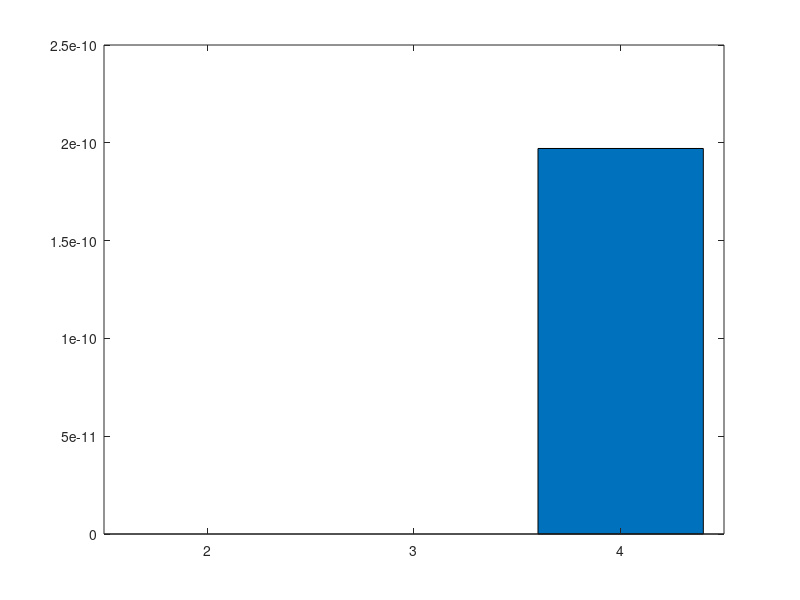

MATLAB code to generate this figure: (Note: this script raises an error after producing the figure.)
clc
clear all
close all

%zad 1

format short

a = 0.2 + 0.2 + 0.2;

a == 0.6;

format long e

a = 0.2 + 0.2 + 0.2;

a == 0.6;

%rożnica w zaaokrąglaniu bitów + to nie są liczby maszynowe

%zad 2

x = [exp(1), -pi, sqrt(2), -psi(1), log10(2)];
y = [1486.2497, 878366.9879, -22.37492, 4773714.647, 0.000185049];

n = x * y';
dot(x, y) %oba robią to samo

m = sum(x.*y);

v = 0;

for i = 1 : 5
    v = v + (x(i) * y(i));
end

b = 0;

for j = 5 : -1 : 1
    b = b + (x(j) * y(j));
end

e1 = abs(n - m);
e2 = abs(n - v);
e3 = abs(n - b);

bar(2:4, [e1,e2,e3]);

close all

%zad 3

format long e

x = 29/13
y = 29 - 13*x
x1 = 29/1300
y1 = 29 - 1300*x1
%komputer przekształcając liczby na bity zaokrągla wyniki

%zad 4 
k = 4:1:10;
x = 10.^k;

f = single(sqrt(1+x.^2));

w1 = single(x - f)
w2 = single(-1./(x+f))

format short

k = 4:1:10;
x = 10.^k;

f = double(sqrt(1+x.^2));

w1 = double(x - f)
w2 = double(-1./(x+f))

%różnią się

%zad 5

d = 10^-3;
x = 2-d:0.000002:2+d;

fa = wielomian1(x);

fb = wielomian2(x);

y = 2;

figure
hold on
plot(x, fa, "r", LineWidth=2);
plot(x, fb, "b", LineWidth=1);

h = max(abs(fa-fb))

close all

figure
hold on
plot(x, blad(fa,fb), "g")


function [a] = wielomian1(x)
    b = (x-2);
    a = b.^4;
end

function [a] = wielomian2(x)
    a = x.*x.*x.*x - 8*x.*x.*x + 24*x.*x - 32*x + 16;
end

function [a] = blad(f1, f2)
    a = abs(f1-f2);
end






